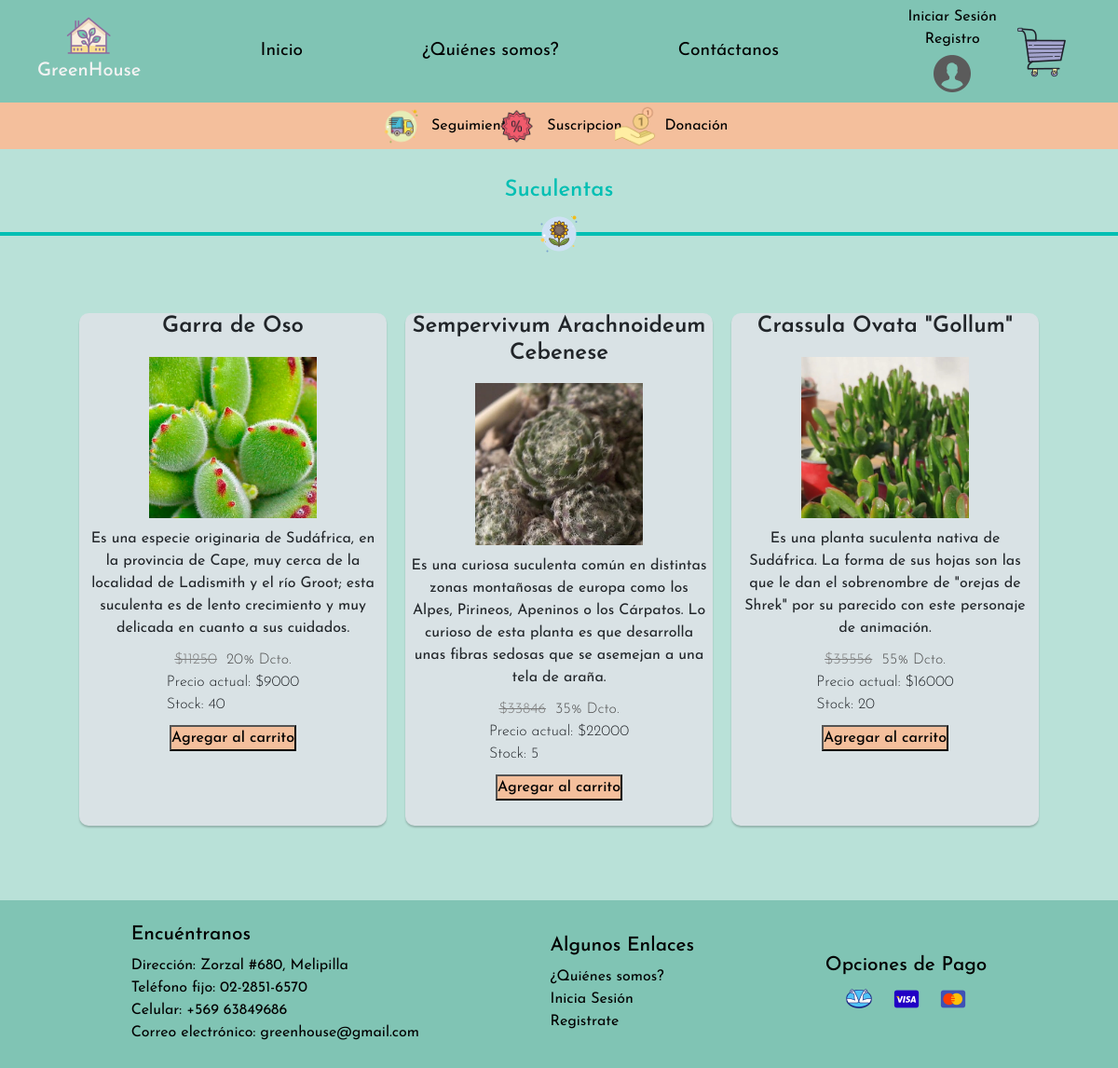
/suculentas, run on the app's committed database.
### core/models.py (models this page shows, shortened)
class Producto(models.Model):
    codigo = models.CharField(max_length=4, primary_key=True)
    nombre = models.CharField(max_length=80, blank=True)
    detalle = models.CharField(max_length=450)
    precio = models.IntegerField()
    stock = models.IntegerField()
    imagen = models.CharField(max_length=200)
    oferta = models.BooleanField()
    categoria = models.ForeignKey(to=Categoria, on_delete=models.CASCADE)
    porcentaje_oferta = models.IntegerField(default=0)
    def tachado(self):
        if self.oferta:
            return "$" + str(round(self.precio / (1 - (self.porcentaje_oferta / 100))))
        return ""
    def descuento(self):
        if self.oferta:
            return str(self.porcentaje_oferta) + "% Dcto."
        return ""

### core/views.py (the view)
# urls.py: path("suculentas", suculentas, name="suculentas"),
def suculentas(request):
    suculentas = Producto.objects.filter(categoria=Categoria.objects.get(nombre="Suculentas"))
    return render(request, 'core/suculentas.html', {"suculentas":suculentas, "carro":request.session.get("carro", [])})

### core/templates/core/suculentas.html (shortened to what this page needs)
{% extends 'core/base.html' %}
{% load static %}
{% block css %}
<link rel="stylesheet" href="{% static 'css/estilo_suculentas.css' %}">
{% endblock %}
{% block content %}
    <section class="divisor">
        <h4>Suculentas</h4>
        <img src="{% static 'img/icons8_sunflower_50px.png' %}" alt="">
    </section>
<div class="catalogo-suculentas">
    {% for i in suculentas %}
        <div class="suculentas">
            <div class="img">
                <h4>{{ i.nombre }}</h4>
                <img src="{% static i.imagen %}">
            </div>
            <div class="info-producto">
                <p>{{ i.detalle }}</p>
            </div>
            <div class="datos-nro">
                <div class="datos-oferta">
                    <p class="precio-producto">{{ i.tachado }}</p>
                    <br>
                    <p>{{ i.descuento }}</p>
                </div>
                <div class="datos-nro2">
                    <p class="precio-producto2">Precio actual: ${{ i.precio }}</p>
                    <p class="stock-producto">Stock: {{ i.stock }}</p>
                </div>
            </div>
            <div class="productos-btns">
                <button type="button" class="btn-cart"><a href="{% url 'addtocar' i.codigo %}">Agregar al carrito</a></a><span></span></button>
            </div>
        </div>
    {% endfor %}
</div>
{% endblock %}

### core/static/css/base.css (style rules this page uses)
body { background-color: #B9E1D8 !important; background-size: cover; background-attachment: fixed; display: flex; flex-direction: column; justify-content: space-between; min-height: 100vh; align-items: center; }

### core/static/css/estilo_suculentas.css (style rules this page uses)
* { margin: 0; padding: 0; font-family: 'Josefin Sans', sans-serif; }
body { background-color: #B9E1D8 !important; background-size: cover; background-attachment: fixed; }
.divisor { width: 100%; padding: 30px 0px; }
.divisor > h4 { color: #00BFB3; text-align: center; }
.divisor > img { display: block; margin: 0 auto; position: relative; margin-top: -57px; background-color: transparent; }
.catalogo-suculentas { width: 100%; max-width: 1200px; height: auto; display: flex; flex-wrap: wrap; justify-content: center; align-items: center; margin: 20px; }
.catalogo-suculentas .suculentas { width: 330px; height: 550px; border-radius: 10px; box-shadow: 0 2px 2px rgba(0, 0, 0, 0.2); overflow: hidden; margin: 10px; text-align: center; transition: all 0.25s; background-color: #D9E2E5; justify-content: center; float: left; }
.img img { width: 200px; height: auto; padding: 10px; }
.img h4 { font-weight: 600; }
.datos-nro { display: flex; flex-direction: column; align-items: center; margin: 10px 0; }
.datos-oferta { padding: 0 1rem; font-size: 16px; font-weight: 300; text-align: justify; display: flex; flex-direction: row; color: #4b4b4b; }
p { margin: 0px 5px; }
.datos-nro2 p { padding: 0 1rem; font-size: 16px; font-weight: 300; text-align: justify; display: flex; flex-direction: column; }
.precio-producto { color: #7c7c7c; display: inline-block; text-decoration: line-through; }
.productos-btns { display: flex; justify-content: center; }
.productos-btns button { background-color: #F4BF9C; text-decoration: none; }
.catalogo-suculentas .suculentas a { font-weight: 500; text-decoration: none; color: #000000; }
.stock-producto { display: inline-block; }

### data on the page
Producto: nombre "Garra de Oso", imagen (picture), detalle "Es una especie originaria de Sudáfrica, en la provincia de Cape, muy cerca de la localidad de Ladismith y el río Groot; esta suculenta es de lento crecimiento y muy delicada en cuanto a sus cuidados.", tachado "$11250", descuento "20% Dcto.", precio "9000", stock "40"
Producto: nombre "Sempervivum Arachnoideum Cebenese", imagen (picture), detalle "Es una curiosa suculenta común en distintas zonas montañosas de europa como los Alpes, Pirineos, Apeninos o los Cárpatos. Lo curioso de esta planta es que desarrolla unas fibras sedosas que se asemejan a una tela de araña.", tachado "$33846", descuento "35% Dcto.", precio "22000", stock "5"
Producto: nombre "Crassula Ovata \"Gollum\"", imagen (picture), detalle "Es una planta suculenta nativa de Sudáfrica. La forma de sus hojas son las que le dan el sobrenombre de \"orejas de Shrek\" por su parecido con este personaje de animación.", tachado "$35556", descuento "55% Dcto.", precio "16000", stock "20"
